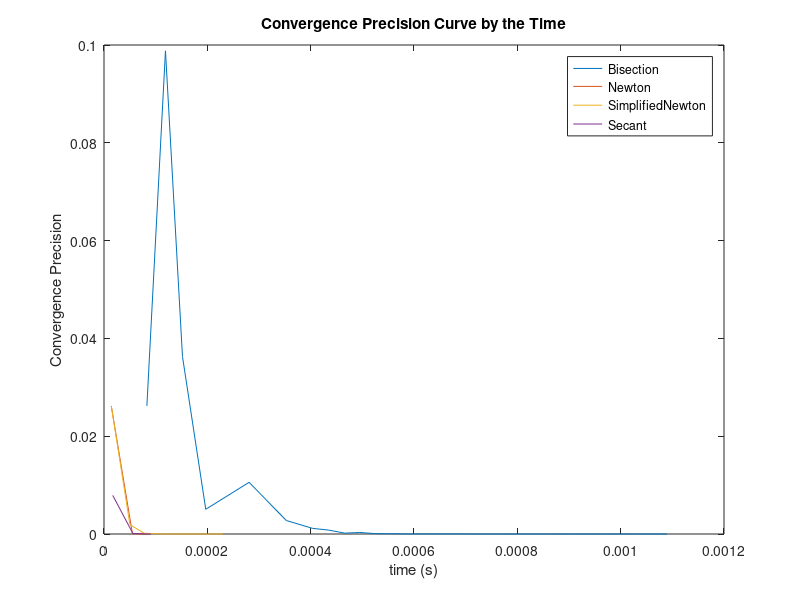

Source code (MATLAB):
%% Sqrt115RunnerByTime: function description
function [] = Sqrt115RunnerByTime()
	% Bisection
	arg1 = BisectionMethod2();

	% Newton
	arg2 = NewtonMethod2();

	% SimplifiedNewton
	arg3 = SimplifiedNewtonMethod2();

	% SecantMethod
	arg4 = SecantMethod2();

	plot(arg1(1, :), arg1(2, :), arg2(1, :), arg2(2, :), arg3(1, :), arg3(2, :), arg4(1, :), arg4(2, :));
	title('Convergence Precision Curve by the Time');
    xlabel('time (s)');
    ylabel('Convergence Precision');
    legend('Bisection', 'Newton', 'SimplifiedNewton', 'Secant');

%% SecantMethod: function description
function output = SecantMethod2()
	tic;
	convergence = [];
	time = [];
	x0 = 10;
	x1 = 10.5;
	while true
		x = (x1 * x0 + 115) / (x1 + x0);
		time = [time toc];
		convergence = [convergence abs(x - sqrt(115))];
 		if (abs(x * x - 115) < 1e-6)
			break;
		end
		x0 = x1;
		x1 = x;
	end
	output = [time; convergence];


%% SimplifiedNewtonMethod: function description
function output = SimplifiedNewtonMethod2()
	tic;
	convergence = [];
	time = [];
	x = 10;
	while true
		x = x - (x * x - 115) / 20;
		time = [time toc];
		convergence = [convergence abs(x - sqrt(115))];
		if (abs(x * x - 115) < 1e-6)
			break;
		end
	end
	output = [time; convergence];

%% NewtonMetod: function description
function output = NewtonMethod2()
	tic;
	convergence = [];
	time = [];
	x = 10;
	while true
		x = (x + 115 / x) / 2;
		time = [time toc];
		convergence = [convergence abs(x - sqrt(115))];

		if (abs(x * x - 115) < 1e-6)
			break;
		end			
	end
	output = [time; convergence];

%% BisectionMethod: Bisection Method for computing sqrt(115)
function output = BisectionMethod2()
	tic;
	convergence = [];
	time = [];
	a = 10;
	b = 11;
	while true
		f_mid = Equation2((a + b) / 2);
		if (abs(f_mid) < 1e-6)
			break;
		elseif (f_mid * Equation2(a) < 0)
			b = (a + b) / 2;
		else
			a = (a + b) / 2;
		end		
		convergence = [convergence abs((a + b) / 2 - sqrt(115))];
		time = [time toc];
	end
	output = [time; convergence];


%% Equation: the Algebra Equation
function output = Equation2(x)
	output = x * x - 115;

